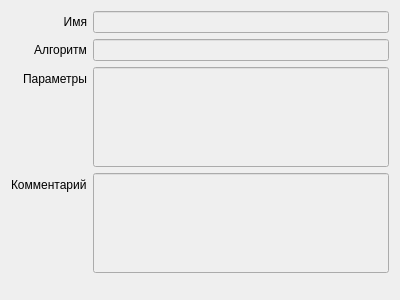
<?xml version="1.0" encoding="UTF-8"?>
<ui version="4.0">
 <class>Form</class>
 <widget class="QWidget" name="Form">
  <property name="geometry">
   <rect>
    <x>0</x>
    <y>0</y>
    <width>400</width>
    <height>300</height>
   </rect>
  </property>
  <property name="windowTitle">
   <string>Form</string>
  </property>
  <layout class="QFormLayout" name="formLayout">
   <property name="labelAlignment">
    <set>Qt::AlignRight|Qt::AlignTrailing|Qt::AlignVCenter</set>
   </property>
   <property name="formAlignment">
    <set>Qt::AlignLeading|Qt::AlignLeft|Qt::AlignTop</set>
   </property>
   <item row="0" column="0">
    <widget class="QLabel" name="label">
     <property name="text">
      <string>Имя</string>
     </property>
     <property name="alignment">
      <set>Qt::AlignRight|Qt::AlignTrailing|Qt::AlignVCenter</set>
     </property>
    </widget>
   </item>
   <item row="0" column="1">
    <widget class="QLineEdit" name="le_name">
     <property name="enabled">
      <bool>false</bool>
     </property>
     <property name="maximumSize">
      <size>
       <width>16777215</width>
       <height>27</height>
      </size>
     </property>
    </widget>
   </item>
   <item row="1" column="0">
    <widget class="QLabel" name="label_2">
     <property name="text">
      <string>Алгоритм</string>
     </property>
    </widget>
   </item>
   <item row="1" column="1">
    <widget class="QLineEdit" name="le_alg">
     <property name="enabled">
      <bool>false</bool>
     </property>
     <property name="maximumSize">
      <size>
       <width>16777215</width>
       <height>27</height>
      </size>
     </property>
    </widget>
   </item>
   <item row="2" column="1">
    <widget class="QLineEdit" name="le_alg_param">
     <property name="enabled">
      <bool>false</bool>
     </property>
     <property name="minimumSize">
      <size>
       <width>0</width>
       <height>100</height>
      </size>
     </property>
    </widget>
   </item>
   <item row="3" column="1">
    <widget class="QLineEdit" name="le_comment">
     <property name="enabled">
      <bool>false</bool>
     </property>
     <property name="minimumSize">
      <size>
       <width>0</width>
       <height>100</height>
      </size>
     </property>
    </widget>
   </item>
   <item row="2" column="0">
    <widget class="QLabel" name="label_3">
     <property name="text">
      <string>Параметры</string>
     </property>
    </widget>
   </item>
   <item row="3" column="0">
    <widget class="QLabel" name="label_4">
     <property name="text">
      <string>Комментарий</string>
     </property>
    </widget>
   </item>
  </layout>
 </widget>
 <resources/>
 <connections/>
</ui>
